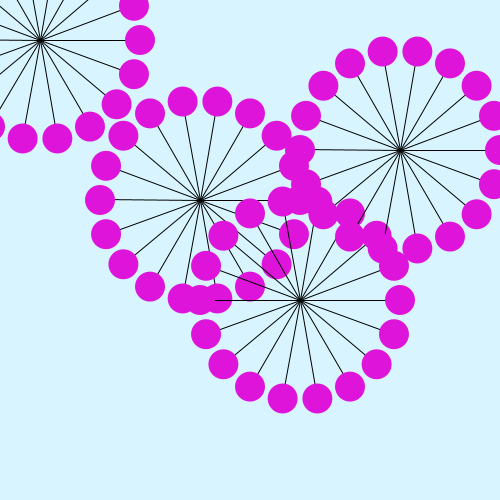
Frame 1 (no input)
Frame 60 (the mouse pressed at the canvas centre just before this capture): identical to frame 1, image omitted
Frame 120 (the mouse held since frame 60 and released just before this capture): identical to frame 1, image omitted

The Processing sketch that drew this single still picture (run headless with seeded random() and noise(); from frame 60 on, the mouse is pressed at the canvas centre):

// Processing sketch: functions_draw_flower
// ── functions_draw_flower.pde
// Creativity and Computation
// Week 2 Functions
// Draw shapes with a function

void setup(){
  size(500,500);  
}

void draw(){
  background(#D8F5FF);
  drawFlower(200,200);
  drawFlower(40,40);
  drawFlower(300,300);
  drawFlower(400,150);

}

void drawFlower(int xPos, int yPos){

  for( int i = 0; i < 360; i+=20){
    
    float x = xPos + 100 * cos(radians(i));
    float y = yPos + 100 * sin(radians(i));
    stroke(0);
    line(x,y,xPos,yPos);
    noStroke();
    fill(222,20,219);
    ellipse(x,y,30,30);

  }
    
}
